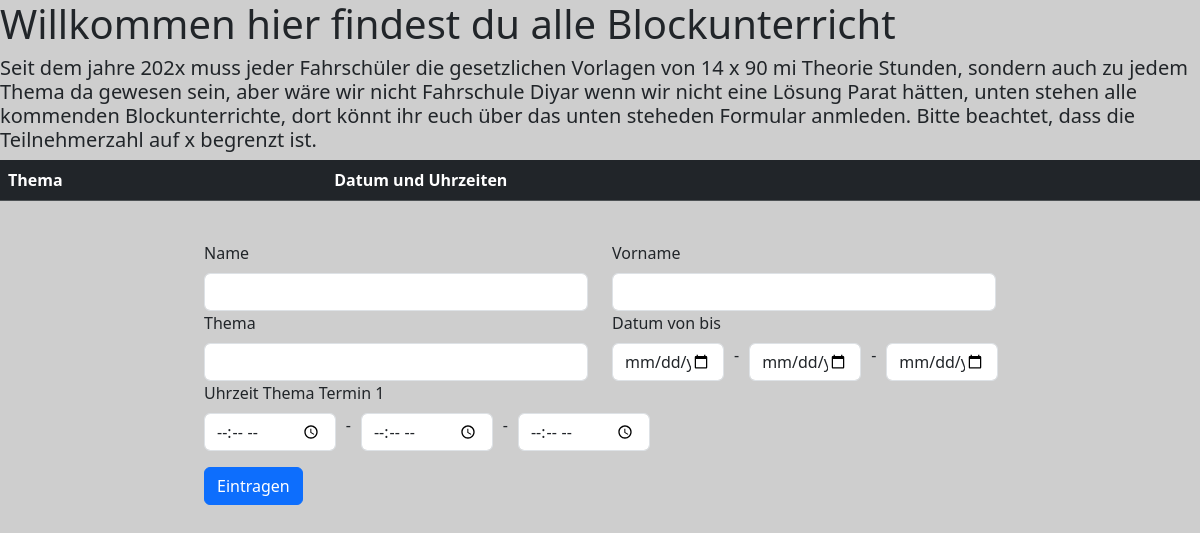
The page /blockunterricht/ on the database as committed earlier.
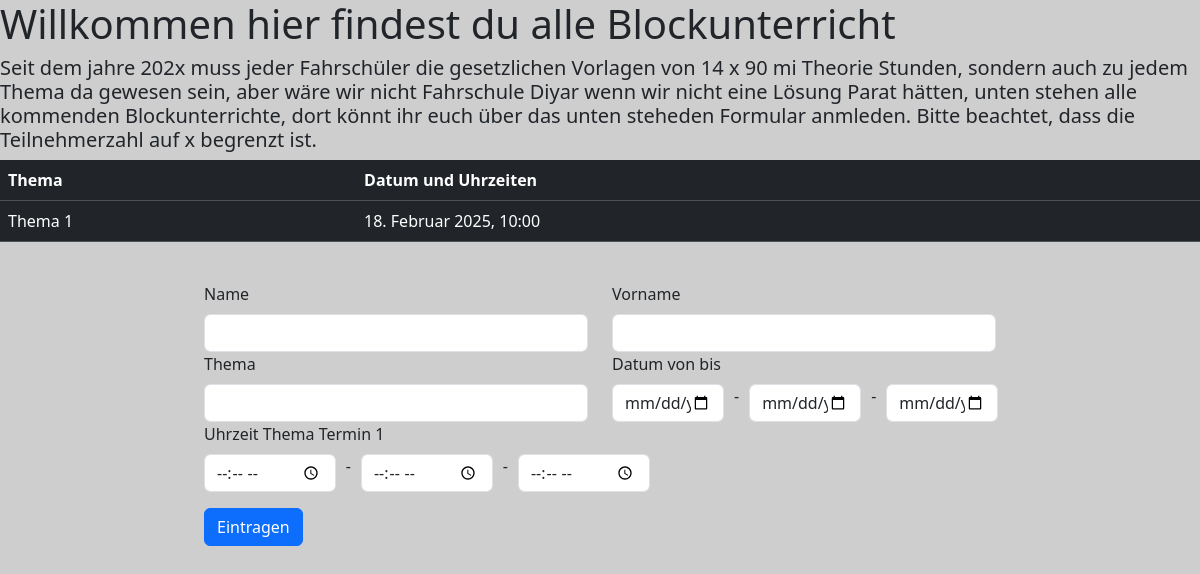
The same page on the database as committed later.
### fahrschulemanager_fullstack/models.py (models this page shows, shortened)
class BlockUnterricht(models.Model):
    date = models.DateField(blank=False, null=False)
    text_event = models.TextField(null=False, blank=False)
    uhrzeit = models.TimeField(blank=False, null=True)

### fahrschulemanager_fullstack/views.py (the view, shortened to what this page needs)
# urls.py: path('blockunterricht/', views.blockunterricht, name='blockunterricht'),
@csrf_exempt
def blockunterricht(request):
    errorMessage = ''
    blockunterrichte = BlockUnterricht.objects.all()
    schuelerBlockForms = SchuelerBlockUnterricht()
    blockUnterrichtCount = BlockUnterrichtSchueler.objects.count()
    print(blockUnterrichtCount)
    context = {
        "blockunterrichte": blockunterrichte,
        "schuelerBlockForms": schuelerBlockForms,
        "errorMessage": errorMessage
    }
    return render(request, 'blockunterricht.html', context)

### fahrschulemanager_fullstack/forms.py
class SchuelerBlockUnterricht(forms.ModelForm):
    class Meta:
        model = BlockUnterrichtSchueler
        fields = "__all__"
        widgets = {
            "name": TextInput(attrs={'class': 'form-control'}),
            "vorname": TextInput(attrs={'class': 'form-control'}),
            "thema": TextInput(attrs={'class': 'form-control'}),
            "datumthemaA": DateInput(attrs={'class': 'form-control', 'type': 'date'}, format='%Y-%m-%d'),
            "datumthemaB": DateInput(attrs={'class': 'form-control', 'type': 'date'}, format='%Y-%m-%d'),
            "datumthemaC": DateInput(attrs={'class': 'form-control', 'type': 'date'}, format='%Y-%m-%d'),
            "uhrzeitA": TimeInput(attrs={'class': 'form-control', 'type': 'time'}, format='%H:%M'),
            "uhrzeitB": TimeInput(attrs={'class': 'form-control', 'type': 'time'}, format='%H:%M'),
            "uhrzeitC": TimeInput(attrs={'class': 'form-control', 'type': 'time'}, format='%H:%M')
        }

### fahrschulemanager_fullstack/templates/blockunterricht.html (shortened to what this page needs)
<!DOCTYPE html>
{% load static %}
<html lang="en">
<head>
    <link href="https://cdn.jsdelivr.net/npm/bootstrap@5.3.3/dist/css/bootstrap.min.css" rel="stylesheet">
    <link href="{% static 'styles/styles.css' %}" rel="stylesheet">
</head>
<body style="background: #cecece">
    <div class="d-flex justify-content-center align-items-center">
        <div class="mb-4">
            <h1>Willkommen hier findest du alle Blockunterricht</h1>
            <h5>Seit dem jahre 202x muss jeder Fahrschüler die gesetzlichen Vorlagen von 14 x 90 mi Theorie Stunden,
                sondern auch zu jedem Thema da gewesen sein, aber wäre wir nicht Fahrschule Diyar wenn wir nicht eine Lösung Parat hätten,
                unten stehen alle kommenden Blockunterrichte, dort könnt ihr euch über das unten steheden Formular anmleden.
                Bitte beachtet, dass die Teilnehmerzahl auf x begrenzt ist.
            </h5>
            <div class="table-responsive">
                <table class="table table-dark">
                    <thead>
                        <tr>
                            <th scope="col">Thema</th>
                            <th scope="col">Datum und Uhrzeiten</th>
                        </tr>
                    </thead>
                    {% if blockunterrichte is not '' %}
                    <tbody>
                        {% for item in blockunterrichte %}
                        <tr>
                            <td>{{ item.text_event }}</td>
                            <td>{{ item.date }}, {{ item.uhrzeit }}</td>
                        </tr>
                        {% endfor %}
                    </tbody>
                    {% else %}
                        <h1>Keine Akutelle Blockunterrichte vorhanden</h1>
                    {% endif %}
                </table>
            </div>
        <div class="row justify-content-center mb-4">
            <form id="form" method="POST" class="col-12 col-md-8">
                <div class="row mb-3">
                    <div class="col-md-6">
                        <label for="name" class="form-label">Name</label>
                        {{ schuelerBlockForms.name }}
                    </div>
                    <div class="col-md-6">
                        <label for="name" class="form-label">Vorname</label>
                        {{ schuelerBlockForms.vorname}}
                    </div>
                    <div class="col-md-6">
                        <label for="name" class="form-label">Thema</label>
                        {{ schuelerBlockForms.thema}}
                    </div>
                    <div class="col-md-2">
                        <label for="prüfungsdatum" class="form-label">Datum von bis</label>
                        <div style="display: flex; gap: 10px">{{ schuelerBlockForms.datumthemaA }} - {{ schuelerBlockForms.datumthemaB }} - {{ schuelerBlockForms.datumthemaC }} </div>
                    </div>
                    <div class="col-md-6">
                        <label for="prüfungsdatum" class="form-label">Uhrzeit Thema Termin 1</label>
                        <div style="display: flex; gap: 10px">{{ schuelerBlockForms.uhrzeitA }} - {{ schuelerBlockForms.uhrzeitB }} - {{ schuelerBlockForms.uhrzeitC }} </div>
                    </div>
                </div>
                <div class="row">
                    <div class="col-12">
                        <button type="submit" class="btn btn-primary" name="anmelden">Eintragen</button>
                    </div>
                </div>
            </form>
        </div>
        </div>
    </div>
</body>
</html>

Rows that differ between the two databases and show on the page:
added BlockUnterricht: text_event "Thema 1", date "18. Februar 2025", uhrzeit "10:00"
